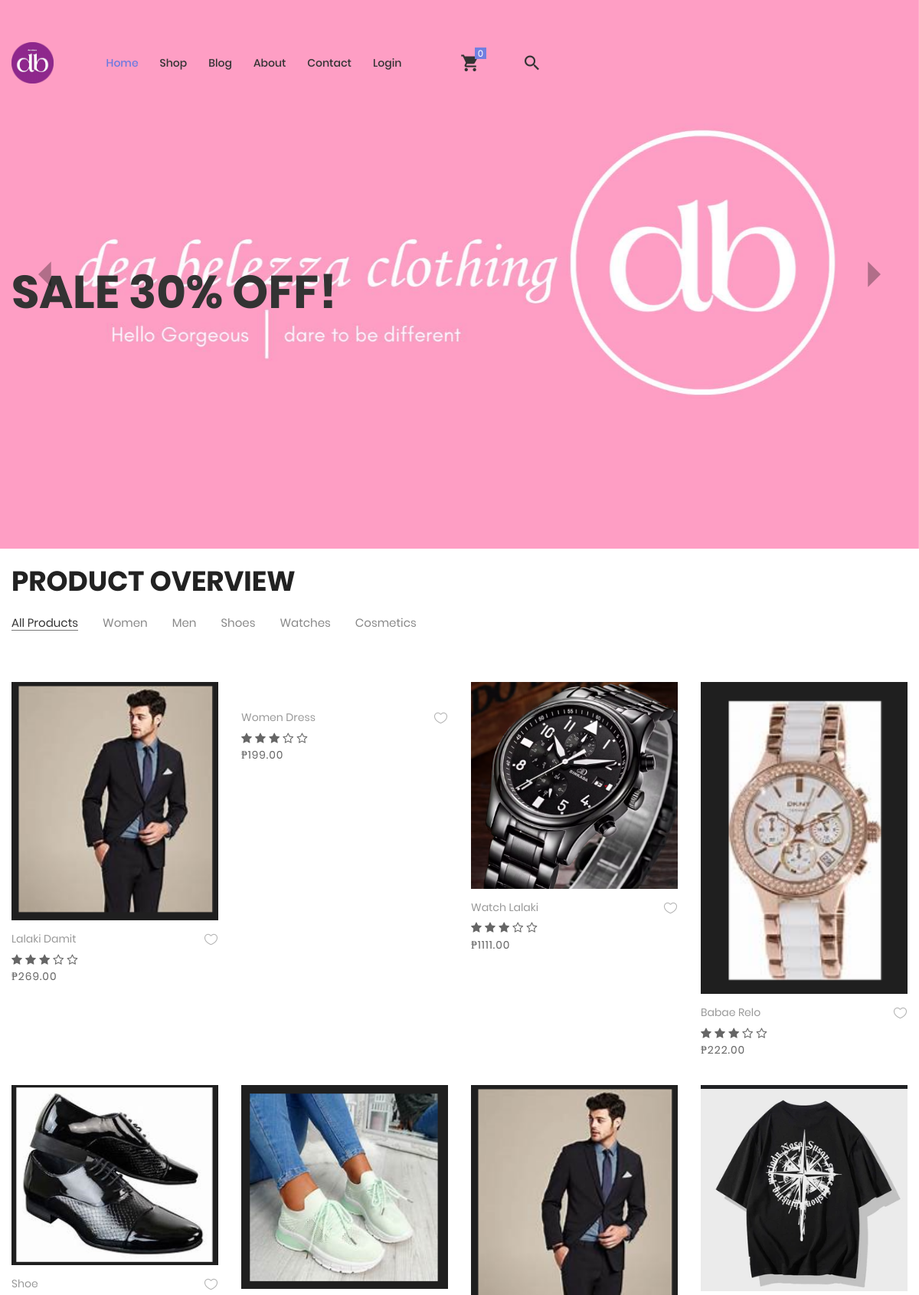
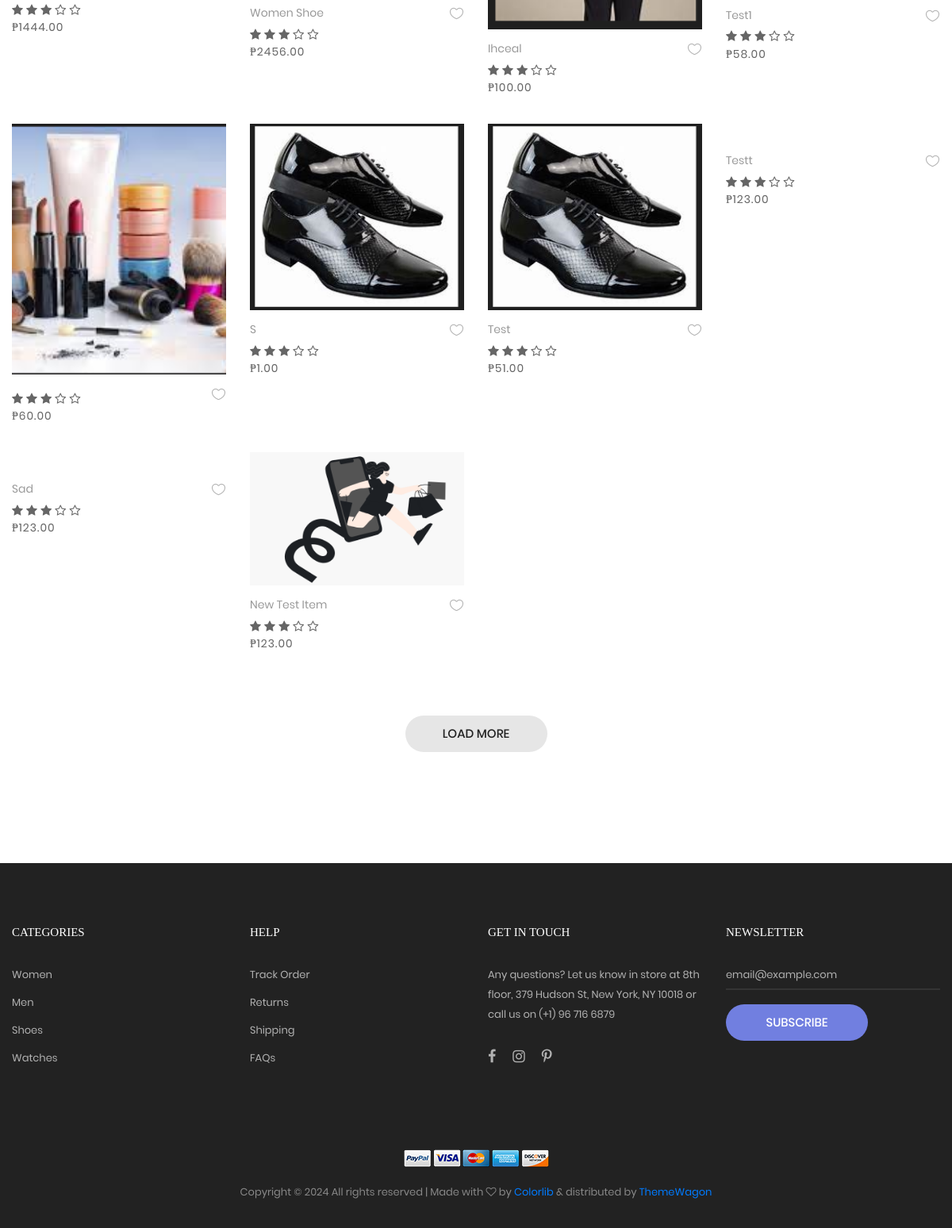
The page /site/index.php on the database its author committed (2 pictures, top to bottom).
### tables this page shows
CREATE TABLE `categories` (
  `id` int(11) UNSIGNED NOT NULL,
  `name` varchar(60) NOT NULL,
  `type` text NOT NULL
);

### site/include/sql.php (called while the page is built, shortened)
<?php
require_once('load.php');
function find_by_sql($sql)
{
  global $db;
  $result = $db->query($sql);
  $result_set = $db->while_loop($result);
  return $result_set;
}
function current_user()
{
  static $current_user;
  return $current_user;
}
?>

### site/functions/dashboard.php (called while the page is built, shortened)
<?php
require_once('./include/sql.php');
$user = current_user();
function getCategory()
{
  $sql = "SELECT * FROM categories";
  $result = find_by_sql($sql);
  return ($result);
}
function getAllProducts()
{
  $sql = " SELECT p.id,p.name,p.quantity,p.buy_price,p.sale_price,p.category_name,p.size,p.color,p.media_id,p.date,c.name";
  $sql .= " AS categorie,m.file_name AS image";
  $sql .= " FROM products p";
  $sql .= " LEFT JOIN categories c ON c.id = p.categorie_id";
  $sql .= " LEFT JOIN media m ON m.id = p.media_id";
  return find_by_sql($sql);
}
?>

### site/include/database.php (called while the page is built, shortened)
<?php
class MySqli_DB
{
  private $con;
  public $query_id;
  public function db_connect()
  {
    $this->con = mysqli_connect(DB_HOST, DB_USER, DB_PASS);
    if (!$this->con) {
      die(" Database connection failed:" . mysqli_connect_error());
    } else {
      $select_db = $this->con->select_db(DB_NAME);
    }
  }
  public function query($sql)
  {
    if (trim($sql) != "") {
      $this->query_id = $this->con->query($sql);
    }
    return $this->query_id;
  }
  public function fetch_array($statement)
  {
    return mysqli_fetch_array($statement);
  }
  public function while_loop($loop)
  {
    $results = array();
    while ($result = $this->fetch_array($loop)) {
      $results[] = $result;
    }
    return $results;
  }
}
$db = new MySqli_DB();
?>

### site/index.php (the view, shortened to what this page needs)
<?php
require_once("functions/dashboard.php");
$data = getCategory();
$getallProduct = getAllProducts();
$distProduct = getAllProducts();
$uniqueData = array();
?>
<!DOCTYPE html>
<html lang="en">
<head>
	<link rel="stylesheet" type="text/css" href="vendor/bootstrap/css/bootstrap.min.css">
	<link rel="stylesheet" type="text/css" href="fonts/font-awesome-4.7.0/css/font-awesome.min.css">
	<link rel="stylesheet" type="text/css" href="fonts/iconic/css/material-design-iconic-font.min.css">
	<link rel="stylesheet" type="text/css" href="fonts/linearicons-v1.0.0/icon-font.min.css">
	<link rel="stylesheet" type="text/css" href="vendor/animate/animate.css">
	<link rel="stylesheet" type="text/css" href="vendor/css-hamburgers/hamburgers.min.css">
	<link rel="stylesheet" type="text/css" href="vendor/animsition/css/animsition.min.css">
	<link rel="stylesheet" type="text/css" href="vendor/select2/select2.min.css">
	<link rel="stylesheet" type="text/css" href="vendor/daterangepicker/daterangepicker.css">
	<link rel="stylesheet" type="text/css" href="vendor/slick/slick.css">
	<link rel="stylesheet" type="text/css" href="vendor/MagnificPopup/magnific-popup.css">
	<link rel="stylesheet" type="text/css" href="vendor/perfect-scrollbar/perfect-scrollbar.css">
	<link rel="stylesheet" type="text/css" href="css/util.css">
	<link rel="stylesheet" type="text/css" href="css/main.css">
</head>
<body class="animsition">
	<header>
		<div class="container-menu-desktop">
			<div class="wrap-menu-desktop">
				<nav class="limiter-menu-desktop container">
					<a href="index.php" class="logo">
						<img src="images/icons/logo-01.png" alt="IMG-LOGO">
					</a>
					<div class="menu-desktop">
						<ul class="main-menu">
							<li class="active-menu">
								<a href="index.php">Home</a>
							</li>
							<li>
								<a href="product.php">Shop</a>
							</li>
							<li>
								<a href="blog.php">Blog</a>
							</li>
							<li>
								<a href="about.php">About</a>
							</li>
							<li>
								<a href="contact.php">Contact</a>
							</li>
							<li>
								<?php if (!$user): ?>
									<a href="login_v2.php">Login</a>
								<?php else: ?>
									<a href="profile.php" style="font-weight: bolder; color:#fa4251;">Hello,
										<?php echo $user['name']; ?>!</a>
								<?php endif; ?>
							</li>
							<li>
							</li>
							<li>
								<?php if ($user): ?>
									<a href="shopping-cart.php">
										<div class="icon-header-item cl2 hov-cl1 trans-04 p-l-22 p-r-11 icon-header-noti js-show-cart"
											data-notify="<?php echo $cartNumber ?>">
											<i class="zmdi zmdi-shopping-cart"></i>
										</div>
									</a>
								<?php else: ?>
									<div class="icon-header-item cl2 hov-cl1 trans-04 p-l-22 p-r-11 icon-header-noti js-show-cart"
										data-notify="0">
										<i class="zmdi zmdi-shopping-cart"></i>
									</div>
								<?php endif; ?>
							</li>
							<li>
								<?php if (!$user): ?>
									<a href="#">
										<div
											class="icon-header-item cl2 hov-cl1 trans-04 p-l-22 p-r-11 js-show-modal-search">
											<i class="zmdi zmdi-search"></i>
										</div>
									</a>
								<?php else: ?>
									<div class="icon-header-item cl2 hov-cl1 trans-04 p-l-22 p-r-11 js-show-modal-search">
										<i class="zmdi zmdi-search"></i>
									</div> <?php endif; ?>
							</li>
						</ul>
					</div>
	</header>
	<section class="section-slide">
		<div class="wrap-slick1 rs1-slick1">
			<div class="slick1">
				<div class="item-slick1" style="background-image: url(images/slide-01.jpg);">
					<div class="container h-full">
						<div class="flex-col-l-m h-full p-t-100 p-b-30">
							<div class="layer-slick1 animated visible-false" data-appear="fadeInUp" data-delay="800">
								<h2 class="ltext-104 cl2 p-t-19 p-b-43 respon1">
									<div class="discount-banner">
										<span>SALE 30% OFF!</span>
									</div>
								</h2>
							</div>
						</div>
					</div>
				</div>
			</div>
		</div>
	</section>
	<section class="bg0 p-t-23 p-b-140">
		<div class="container">
			<div class="p-b-10">
				<h3 class="ltext-103 cl5">
					Product Overview
				</h3>
			</div>
			<div class="flex-w flex-sb-m p-b-52">
				<div class="flex-w flex-l-m filter-tope-group m-tb-10">
					<button class="stext-106 cl6 hov1 bor3 trans-04 m-r-32 m-tb-5 how-active1" data-filter="*">
						All Products
					</button>
					<?php foreach ($data as $item): ?>
						<button class="stext-106 cl6 hov1 bor3 trans-04 m-r-32 m-tb-5"
							data-filter=".<?php echo $item['name'] ?>">
							<?php echo $item['name']; ?>
						</button>
					<?php endforeach; ?>
				</div>
			</div>
			<div class="row isotope-grid">
				<?php
				foreach ($distProduct as $row) {
					if (!isset($uniqueData[$row['name']])) {
						$uniqueData[$row['name']] = $row;
					}
				}
				?>
				<?php foreach ($uniqueData as $product): ?>
					<div class="col-sm-6 col-md-4 col-lg-3 p-b-35 isotope-item <?php echo $product['category_name']; ?>">
						<div class="block2">
							<div class="block2-pic hov-img0">
								<?php
									if ($product['media_id'] === '0'): ?>
									<img src="../uploads/products/no_image.jpg" alt="">
								<?php else: ?>
									<img src="../uploads/products/<?php echo $product['image']; ?>" alt="">
								<?php endif; ?>
							</div>
							<div class="block2-txt flex-w flex-t p-t-14">
								<div class="block2-txt-child1 flex-col-l ">
									<a href="product-detail.php" class="stext-104 cl4 hov-cl1 trans-04 js-name-b2 p-b-6">
										<?= $product['name']; ?>
									</a>
									<div class="product-rating">
										<i class="fa fa-star"></i>
										<i class="fa fa-star"></i>
										<i class="fa fa-star"></i>
										<i class="fa fa-star-o"></i>
										<i class="fa fa-star-o"></i>
									</div>
									<span class="stext-105 cl3">
										₱<?= $product['sale_price']; ?>
									</span>
								</div>
								<div class="block2-txt-child2 flex-r p-t-3">
									<a href="#" class="btn-addwish-b2 dis-block pos-relative js-addwish-b2">
										<img class="icon-heart1 dis-block trans-04" src="images/icons/icon-heart-01.png"
											alt="ICON">
									</a>
								</div>
							</div>
						</div>
					</div>
				<?php endforeach; ?>
			</div>
		</div>
		<div class="flex-c-m flex-w w-full p-t-45">
			<a href="#" class="flex-c-m stext-101 cl5 size-103 bg2 bor1 hov-btn1 p-lr-15 trans-04">
				Load More
			</a>
		</div>
	</section>
	<footer class="bg3 p-t-75 p-b-32">
		<div class="container">
			<div class="row">
				<div class="col-sm-6 col-lg-3 p-b-50">
					<h4 class="stext-301 cl0 p-b-30">
						Categories
					</h4>
					<ul>
						<li class="p-b-10">
							<a href="#" class="stext-107 cl7 hov-cl1 trans-04">
								Women
							</a>
						</li>
						<li class="p-b-10">
							<a href="#" class="stext-107 cl7 hov-cl1 trans-04">
								Men
							</a>
						</li>
						<li class="p-b-10">
							<a href="#" class="stext-107 cl7 hov-cl1 trans-04">
								Shoes
							</a>
						</li>
						<li class="p-b-10">
							<a href="#" class="stext-107 cl7 hov-cl1 trans-04">
								Watches
							</a>
						</li>
					</ul>
				</div>
				<div class="col-sm-6 col-lg-3 p-b-50">
					<h4 class="stext-301 cl0 p-b-30">
						Help
					</h4>
					<ul>
						<li class="p-b-10">
							<a href="#" class="stext-107 cl7 hov-cl1 trans-04">
								Track Order
							</a>
						</li>
						<li class="p-b-10">
							<a href="#" class="stext-107 cl7 hov-cl1 trans-04">
								Returns
							</a>
						</li>
						<li class="p-b-10">
							<a href="#" class="stext-107 cl7 hov-cl1 trans-04">
								Shipping
							</a>
						</li>
						<li class="p-b-10">
							<a href="#" class="stext-107 cl7 hov-cl1 trans-04">
								FAQs
							</a>
						</li>
					</ul>
				</div>
				<div class="col-sm-6 col-lg-3 p-b-50">
					<h4 class="stext-301 cl0 p-b-30">
						GET IN TOUCH
					</h4>
					<p class="stext-107 cl7 size-201">
						Any questions? Let us know in store at 8th floor, 379 Hudson St, New York, NY 10018 or call us
						on (+1) 96 716 6879
					</p>
					<div class="p-t-27">
						<a href="#" class="fs-18 cl7 hov-cl1 trans-04 m-r-16">
							<i class="fa fa-facebook"></i>
						</a>
						<a href="#" class="fs-18 cl7 hov-cl1 trans-04 m-r-16">
							<i class="fa fa-instagram"></i>
						</a>
						<a href="#" class="fs-18 cl7 hov-cl1 trans-04 m-r-16">
							<i class="fa fa-pinterest-p"></i>
						</a>
					</div>
				</div>
				<div class="col-sm-6 col-lg-3 p-b-50">
					<h4 class="stext-301 cl0 p-b-30">
						Newsletter
					</h4>
					<form>
						<div class="wrap-input1 w-full p-b-4">
							<input class="input1 bg-none plh1 stext-107 cl7" type="text" name="email"
								placeholder="email@example.com">
						</div>
						<div class="p-t-18">
							<button class="flex-c-m stext-101 cl0 size-103 bg1 bor1 hov-btn2 p-lr-15 trans-04">
								Subscribe
							</button>
						</div>
					</form>
				</div>
			</div>
			<div class="p-t-40">
				<div class="flex-c-m flex-w p-b-18">
					<a href="#" class="m-all-1">
						<img src="images/icons/icon-pay-01.png" alt="ICON-PAY">
					</a>
					<a href="#" class="m-all-1">
						<img src="images/icons/icon-pay-02.png" alt="ICON-PAY">
					</a>
					<a href="#" class="m-all-1">
						<img src="images/icons/icon-pay-03.png" alt="ICON-PAY">
					</a>
					<a href="#" class="m-all-1">
						<img src="images/icons/icon-pay-04.png" alt="ICON-PAY">
					</a>
					<a href="#" class="m-all-1">
						<img src="images/icons/icon-pay-05.png" alt="ICON-PAY">
					</a>
				</div>
				<p class="stext-107 cl6 txt-center">
					Copyright &copy;
					 All rights reserved | Made with <i class="fa fa-heart-o" aria-hidden="true"></i> by <a
						href="https://colorlib.com" target="_blank">Colorlib</a> &amp; distributed by <a
						href="https://themewagon.com" target="_blank">ThemeWagon</a>
				</p>
			</div>
		</div>
	</footer>
</body>
</html>

### site/css/main.css (style rules this page uses)
.container { max-width: 1380px; }
@media (max-width: 1600px) { .container { max-width: 1200px; } }
.slick-slide { outline: none !important; }
.container-menu-desktop { height: auto; width: 100%; position: relative; -webkit-transition: all 0.3s; -o-transition: all 0.3s; -moz-transition: all 0.3s; transition: all 0.3s; }
.wrap-menu-desktop { position: fixed; z-index: 1100; background-color: transparent; width: 100%; height: 84px; top: 40px; left: 0px; -webkit-transition: height 0.3s, background-color 0.3s; -o-transition: height 0.3s, background-color 0.3s; -moz-transition: height 0.3s, background-color 0.3s; transition: height 0.3s, background-color 0.3s; }
.limiter-menu-desktop { height: 100%; display: -webkit-box; display: -webkit-flex; display: -moz-box; display: -ms-flexbox; display: flex; align-items: center; background-color: transparent; }
.logo { display: -webkit-box; display: -webkit-flex; display: -moz-box; display: -ms-flexbox; display: flex; align-items: center; height: 65%; margin-right: 55px; }
.logo img { max-width: 100%; max-height: 100%; }
.menu-desktop { display: -webkit-box; display: -webkit-flex; display: -moz-box; display: -ms-flexbox; display: flex; align-items: center; height: 100%; }
.main-menu { list-style-type: none; margin: 0; display: -webkit-box; display: -webkit-flex; display: -moz-box; display: -ms-flexbox; display: flex; align-items: center; }
.main-menu > li { display: block; position: relative; padding: 20px 10px 20px 0px; margin: 0px 4px 0px 14px; }
.main-menu > li > a { font-family: Poppins-Medium; font-size: 14px; color: #333; padding: 5px 0px; transition: all 0.4s; -webkit-transition: all 0.4s; -o-transition: all 0.4s; -moz-transition: all 0.4s; }
.icon-header-item { position: relative; font-size: 26px; line-height: 1; cursor: pointer; }
.icon-header-noti::after { content: attr(data-notify); font-family: Poppins-Regular; font-size: 12px; color: #fff; line-height: 15px; text-align: center; display: block; position: absolute; top: -7px; right: 0; min-width: 15px; height: 15px; padding: 0 3px; background-color: #717fe0; }
.main-menu > li.active-menu > a { color: #6c7ae0; }
.wrap-slick1 { position: relative; }
.item-slick1 { height: calc(100vh - 40px); background-size: cover; background-repeat: no-repeat; background-position: center center; }
.rs1-slick1 .item-slick1 { height: calc(100vh - 84px); }
.block2-pic { position: relative; }
.block2-txt-child1 { width: calc(100% - 30px); }
.block2-txt-child2 { width: 30px; }
.cl0 { color: #fff; }
.cl2 { color: #333; }
.cl3 { color: #666; }
.cl4 { color: #999; }
.cl5 { color: #222; }
.cl6 { color: #888; }
.cl7 { color: #b2b2b2; }
.stext-101 { font-family: Poppins-Medium; font-size: 15px; line-height: 1.466667; text-transform: uppercase; }
.stext-104 { font-family: Poppins-Regular; font-size: 14px; line-height: 1.466667; }
.stext-105 { font-family: Poppins-Regular; font-size: 14px; line-height: 1.466667; letter-spacing: 1px; }
.stext-106 { font-family: Poppins-Regular; font-size: 15px; line-height: 1.2; }
.stext-107 { font-family: Poppins-Regular; font-size: 13px; line-height: 1.923; }
.stext-301 { font-family: Montserrat-Bold; font-size: 15px; line-height: 1.6; text-transform: uppercase; }
.ltext-103 { font-family: Poppins-Bold; font-size: 36px; line-height: 1.1; text-transform: uppercase; }
.ltext-104 { font-family: Poppins-Bold; font-size: 60px; line-height: 1.1; text-transform: uppercase; }
.size-103 { min-width: 179px; height: 46px; }
.size-201 { max-width: 270px; }
.bg-none { background-color: transparent; }
.bg0 { background-color: #fff; }
.bg1 { background-color: #717fe0; }
.bg2 { background-color: #e6e6e6; }
.bg3 { background-color: #222; }
.bor1 { border-radius: 23px; }
.bor3 { border-bottom: 1px solid transparent; }
.how-active1 { color: #333; border-color: #797979; }
.wrap-input1 { position: relative; border-bottom: 2px solid rgba(204,204,204, 0.1); }
.input1 { background-color: transparent; width: 100%; }
.hov-img0 { display: block; overflow: hidden; }
.hov-img0 img { width: 100%; -webkit-transition: transform 0.9s ease; -o-transition: transform 0.9s ease; -moz-transition: transform 0.9s ease; transition: transform 0.9s ease; }

### rows shown on the page
categories: name "Women"
categories: name "Men"
categories: name "Shoes"
categories: name "Watches"
categories: name "Cosmetics"

### other values the page prints
$product['name'] "Lalaki Damit"
$product['sale_price'] "269.00"
$product['name'] "Women Dress"
$product['sale_price'] "199.00"
$product['name'] "Watch Lalaki"
$product['sale_price'] "1111.00"
$product['name'] "Babae Relo"
$product['sale_price'] "222.00"
$product['name'] "Shoe"
$product['sale_price'] "1444.00"
$product['name'] "Women Shoe"
$product['sale_price'] "2456.00"
$product['name'] "Ihceal"
$product['sale_price'] "100.00"
$product['name'] "Test1"
